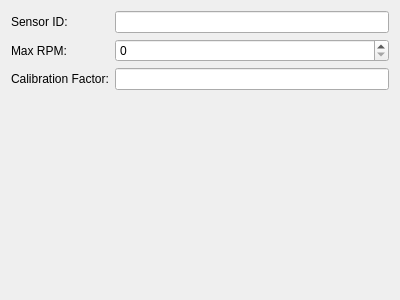
<?xml version="1.0" encoding="UTF-8"?>
<ui version="4.0">
 <class>TemplateConfigPage</class>
 <widget class="QWidget" name="TemplateConfigPage">
  <property name="geometry">
   <rect>
    <x>0</x>
    <y>0</y>
    <width>400</width>
    <height>300</height>
   </rect>
  </property>
  <property name="windowTitle">
   <string>Template Configuration</string>
  </property>
  <layout class="QVBoxLayout" name="verticalLayout">
   <item>
    <layout class="QFormLayout" name="formLayout">
     <item row="0" column="0">
      <widget class="QLabel" name="labelSensorId">
       <property name="text">
        <string>Sensor ID:</string>
       </property>
      </widget>
     </item>
     <item row="0" column="1">
      <widget class="QLineEdit" name="sensorIdLineEdit"/>
     </item>
     <item row="1" column="0">
      <widget class="QLabel" name="labelMaxRpm">
       <property name="text">
        <string>Max RPM:</string>
       </property>
      </widget>
     </item>
     <item row="1" column="1">
      <widget class="QSpinBox" name="maxRpmSpinBox">
       <property name="minimum">
        <number>0</number>
       </property>
       <property name="maximum">
        <number>10000</number>
       </property>
      </widget>
     </item>
     <item row="2" column="0">
      <widget class="QLabel" name="labelCalibrationFactor">
       <property name="text">
        <string>Calibration Factor:</string>
       </property>
      </widget>
     </item>
     <item row="2" column="1">
      <widget class="QLineEdit" name="calibrationFactorLineEdit"/>
     </item>
    </layout>
   </item>
   <item>
    <spacer name="verticalSpacer">
     <property name="orientation">
      <enum>Qt::Vertical</enum>
     </property>
     <property name="sizeHint" stdset="0">
      <size>
       <width>20</width>
       <height>40</height>
      </size>
     </property>
    </spacer>
   </item>
  </layout>
 </widget>
 <resources/>
 <connections/>
</ui>
